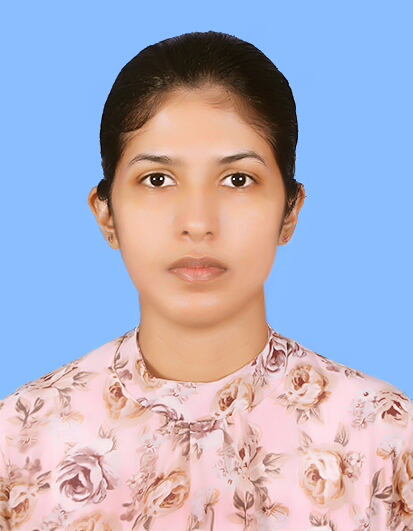
#> input picture MetaData/test2.jpg, 413 x 531 px
$ python metadata.py
#> lines starting #> are read from the running program, lines starting #| are printed output that depends on the picture; after the words box and inside, x2 and y2 are one past the last pixel; in counts of white or black regions, pixels touching at a corner belong together
import cv2
import numpy as np
from PIL import Image, ExifTags
import os

def analyze_metadata(image_path):
    """
    Analyzes EXIF metadata of an image to detect potential manipulation.

    Args:
        image_path (str): The path to the image file.

    Returns:
        dict: A dictionary containing metadata analysis findings.
    """
    metadata_findings = {
        "Software_Used": "N/A",
        "DateTime_Original": "N/A",
        "DateTime_Digitized": "N/A",
        "DateTime_Modified": "N/A",
        "Camera_Make": "N/A",
        "Camera_Model": "N/A",
        "Lens_Model": "N/A",
        "Flash_Used": "N/A",
        "Orientation": "N/A",
        "User_Comment": "N/A",
        "GPS_Info": "N/A",
        "Potential_Manipulation_Indicators": []
    }

    try:
        with Image.open(image_path) as img:
            exif_data = img._getexif()

            if exif_data:
                for tag, value in exif_data.items():
                    tag_name = ExifTags.TAGS.get(tag, tag)

                    if tag_name == 'Software':
                        metadata_findings["Software_Used"] = value
                        # Common image manipulation software signatures
                        manipulation_software_keywords = [
                            "photoshop", "gimp", "lightroom", "affinity photo", "corel paintshop",
                            "adobe illustrator", "adobe premiere", "davinci resolve", "figma",
                            "stable diffusion", "midjourney", "dall-e", "runwayml", "artbreeder"
                        ]
                        if any(keyword in value.lower() for keyword in manipulation_software_keywords):
                            indicator_message = f"Software '{value}' detected. This indicates post-processing, potentially including generative AI tools."
                            if "stable diffusion" in value.lower() or "midjourney" in value.lower() or "dall-e" in value.lower():
                                indicator_message += " (Likely AI-generated or heavily AI-processed)."
                            metadata_findings["Potential_Manipulation_Indicators"].append(indicator_message)
                    elif tag_name == 'DateTimeOriginal':
                        metadata_findings["DateTime_Original"] = value
                    elif tag_name == 'DateTimeDigitized':
                        metadata_findings["DateTime_Digitized"] = value
                    elif tag_name == 'DateTime': # DateTime is usually modification date
                        metadata_findings["DateTime_Modified"] = value
                    elif tag_name == 'Make':
                        metadata_findings["Camera_Make"] = value
                    elif tag_name == 'Model':
                        metadata_findings["Camera_Model"] = value
                    elif tag_name == 'LensModel':
                        metadata_findings["Lens_Model"] = value
                    elif tag_name == 'Flash':
                        metadata_findings["Flash_Used"] = value # Value typically indicates if flash was fired
                    elif tag_name == 'Orientation':
                        metadata_findings["Orientation"] = value
                    elif tag_name == 'UserComment' or tag_name == 'XPComment':
                        try:
                            # UserComment can be bytes, try decoding
                            metadata_findings["User_Comment"] = value.decode('utf-8')
                        except (UnicodeDecodeError, AttributeError):
                            metadata_findings["User_Comment"] = str(value) # Fallback to string representation
                        if metadata_findings["User_Comment"] and "generated" in metadata_findings["User_Comment"].lower():
                            metadata_findings["Potential_Manipulation_Indicators"].append(
                                f"User comment contains '{metadata_findings['User_Comment']}'. This might indicate synthetic generation."
                            )
                    elif tag_name == 'GPSInfo':
                        # Decode GPSInfo if available
                        gps_info = {}
                        for gps_tag, gps_value in value.items():
                            gps_tag_name = ExifTags.GPSTAGS.get(gps_tag, gps_tag)
                            gps_info[gps_tag_name] = gps_value
                        metadata_findings["GPS_Info"] = gps_info
                        if gps_info:
                            metadata_findings["Potential_Manipulation_Indicators"].append(
                                f"GPS information found: {gps_info}. Verify if this location is consistent with the image content or if it seems unusual for the image subject."
                            )

                # Check for inconsistencies and common manipulation patterns
                if metadata_findings["Software_Used"] != "N/A" and \
                   metadata_findings["Camera_Make"] == "N/A" and \
                   metadata_findings["Camera_Model"] == "N/A":
                    metadata_findings["Potential_Manipulation_Indicators"].append(
                        "Image processed by software but no camera make/model found. This could suggest the image was not directly from a camera or had its camera metadata stripped/overwritten."
                    )

                if metadata_findings["DateTime_Original"] != "N/A" and \
                   metadata_findings["DateTime_Modified"] != "N/A" and \
                   metadata_findings["DateTime_Original"] != metadata_findings["DateTime_Modified"]:
                    metadata_findings["Potential_Manipulation_Indicators"].append(
                        f"Original creation date ({metadata_findings['DateTime_Original']}) differs from last modification date ({metadata_findings['DateTime_Modified']}). This indicates the image has been modified after creation."
                    )

                if metadata_findings["Camera_Make"] == "N/A" and \
                   metadata_findings["Camera_Model"] == "N/A" and \
                   "photoshop" not in metadata_findings["Software_Used"].lower() and \
                   "gimp" not in metadata_findings["Software_Used"].lower() and \
                   "lightroom" not in metadata_findings["Software_Used"].lower() and \
                   not metadata_findings["Potential_Manipulation_Indicators"]: # Only if no other indicators are present
                    metadata_findings["Potential_Manipulation_Indicators"].append(
                        "No camera metadata and no common editing software detected. This could indicate a stripped metadata or an image generated by less common/custom tools, including some AI models."
                    )

            else:
                metadata_findings["Potential_Manipulation_Indicators"].append("No EXIF metadata found. This can sometimes indicate manipulation (e.g., metadata stripping) or that the image was generated by a system that doesn't embed standard EXIF data (common with some AI-generated images).")

    except Exception as e:
        print(f"Error reading EXIF data: {e}")
        metadata_findings["Potential_Manipulation_Indicators"].append(f"Error during metadata analysis: {e}. This might be due to a corrupted file or unusual metadata structure.")

    return metadata_findings

def detect_manipulation(image_path, output_ela_path="ela_result.jpg", output_overlay_path="manipulation_overlay.jpg", quality=90, threshold=12, kernel_size=(3, 3)):
    """
    Detects image manipulation using Error Level Analysis (ELA) and metadata analysis.

    Args:
        image_path (str): The path to the input image.
        output_ela_path (str): Path to save the ELA output image.
        output_overlay_path (str): Path to save the image with manipulation overlay.
        quality (int): JPEG quality factor for ELA compression (0-100).
        threshold (int): Threshold for ELA grayscale image to create binary mask.
        kernel_size (tuple): Kernel size for dilation operation on the ELA mask.
    """
#> called with image_path = 'test2.jpg', output_ela_path = 'output.jpg', output_overlay_path = 'manipulation_detected.jpg', quality = 90, threshold = 12, kernel_size = (5, 5)
    # --- ELA (Error Level Analysis) ---
    print("\n--- Performing Error Level Analysis (ELA) ---")
    original = cv2.imread(image_path)
#> original is the input picture: shape (531, 413, 3); mean B, G, R 196, 175.2, 176
    if original is None:
        print(f"Error: Could not read image at {image_path}")
        return

    # Normalize the original image to 0-255 range
    original_normalized = cv2.normalize(original, None, 0, 255, cv2.NORM_MINMAX)

    # Create temporary compressed image
    temp_compressed_path = "temp_compressed_ela.jpg"
    cv2.imwrite(temp_compressed_path, original_normalized, [cv2.IMWRITE_JPEG_QUALITY, quality])
    compressed = cv2.imread(temp_compressed_path)

    if compressed is None:
        print(f"Error: Could not create or read temporary compressed image at {temp_compressed_path}")
        os.remove(temp_compressed_path)
        return

    # Calculate ELA (absolute difference)
    ela_image = np.abs(original_normalized.astype(np.int16) - compressed.astype(np.int16))
    ela_image = ela_image.clip(0, 255).astype(np.uint8) # Clip values to 0-255 and convert to uint8
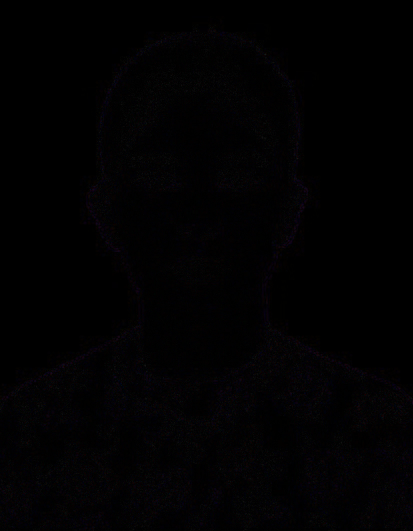
#> ela_image: shape (531, 413, 3); mean B, G, R 1.9, 1.2, 1.7

    # Convert ELA to grayscale for thresholding
    gray_ela = cv2.cvtColor(ela_image, cv2.COLOR_BGR2GRAY)
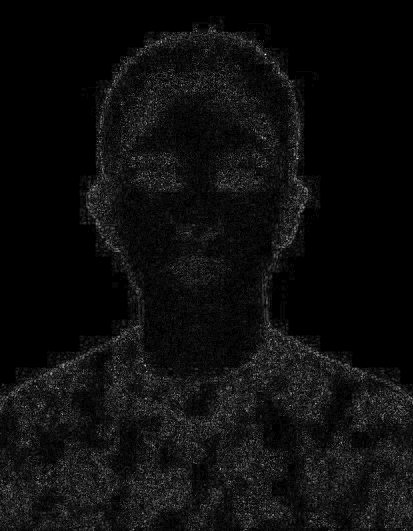
#> gray_ela: shape (531, 413); min 0, max 26, mean 1.4; drawn with min black and max white

    # Use Otsu's thresholding for adaptive thresholding
    _, mask = cv2.threshold(gray_ela, 0, 255, cv2.THRESH_BINARY + cv2.THRESH_OTSU)
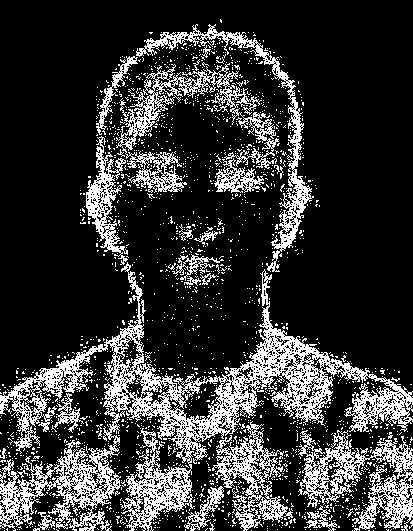
#> mask: shape (531, 413); 21.1% white in thin lines or dots

    # Dilate mask to make manipulated regions more prominent
    kernel = np.ones(kernel_size, np.uint8)
    mask = cv2.dilate(mask, kernel, iterations=1)
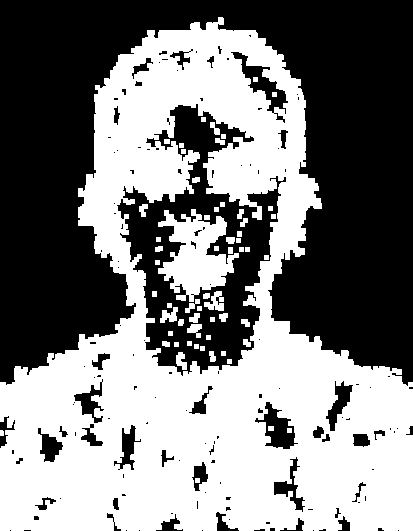
#> mask: shape (531, 413); 49.7% white; 60 white regions, largest, box (x1, y1, x2, y2) and area: (0, 17, 413, 531) 102393, (158, 209, 239, 302) 3990, (204, 291, 224, 311) 231

    # Create a red overlay for detected manipulated areas
    red_overlay = np.zeros_like(original_normalized)
    red_overlay[:, :] = (0, 0, 255)  # Red color in BGR format
    red_areas = cv2.bitwise_and(red_overlay, red_overlay, mask=mask)
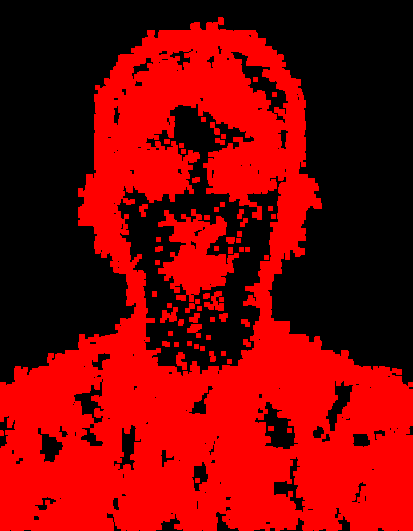
#> red_areas: shape (531, 413, 3); mean of channels 0, 1, 2 0, 0, 126.7; drawn as B, G, R
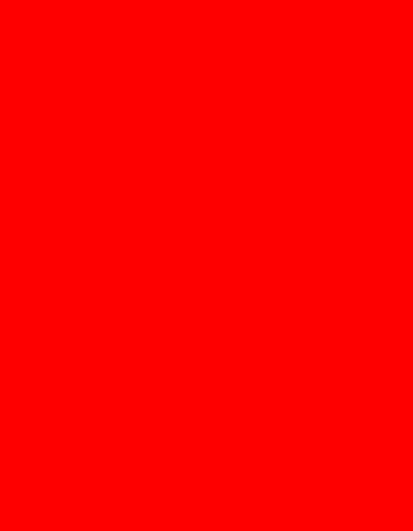
#> red_overlay: shape (531, 413, 3); mean of channels 0, 1, 2 0, 0, 255; drawn as B, G, R

    # Combine original image with the red overlay
    # Adjust alpha values for better visibility of manipulation
    result_overlay = cv2.addWeighted(original_normalized, 0.7, red_areas, 0.3, 0)
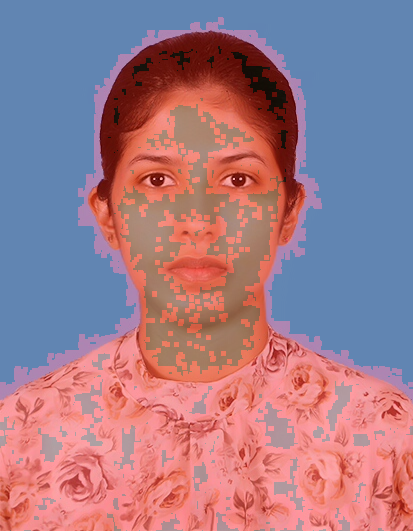
#> result_overlay: shape (531, 413, 3); mean B, G, R 137, 122.6, 161.1

    # Save ELA results
    cv2.imwrite(output_ela_path, ela_image)
    cv2.imwrite(output_overlay_path, result_overlay)

    # Clean up temporary file
    if os.path.exists(temp_compressed_path):
        os.remove(temp_compressed_path)

    print(f"ELA result saved to: {output_ela_path}")
    print(f"Manipulation overlay saved to: {output_overlay_path}")


    # --- Metadata Analysis ---
    print("\n--- Performing Metadata Analysis ---")
    metadata_results = analyze_metadata(image_path)
#> in analyze_metadata, `exif_data = img._getexif()`: exif_data = 55 items
#> the loop in analyze_metadata, `for tag, value in exif_data.items():` made 55 passes
#> (tag, value, tag_name) on passes 1 to 12: (256, 413, 'ImageWidth'), (257, 531, 'ImageLength'), (258, (8, 8, 8), 'BitsPerSample'), (262, 2, 'PhotometricInterpretation'), (296, 2, 'ResolutionUnit'), (34665, 351, 'ExifOffset'), (271, 'Canon', 'Make'), (272, 'Canon EOS 1100D', 'Model'), (305, 'Adobe Photoshop CC (Windows)', 'Software'), (274, 1, 'Orientation'), (306, '2022:10:10 19:36:11', 'DateTime'), (531, 2, 'YCbCrPositioning')
#> (tag, tag_name) on passes 16, 17, 18, 20, 25, 28: (282, 'XResolution'), (283, 'YResolution'), (36864, 'ExifVersion'), (37378, 'ApertureValue'), (37381, 'MaxApertureValue'), (37386, 'FocalLength')
#> after the loop in analyze_metadata, `for tag, value in exif_data.items():`: metadata_findings = 12 items
#> metadata_results = 12 items
    print("\nMetadata Analysis Report:")
    for key, value in metadata_results.items():
        if key == "Potential_Manipulation_Indicators":
            print(f"  {key}:")
            if value:
                for indicator in value:
                    print(f"    - {indicator}")
            else:
                print("    No strong metadata manipulation indicators found.")
        else:
            print(f"  {key}: {value}")
#> this loop made 12 passes
#> (key, value) on passes 1, 2, 3, 4, 5, 6, 8, 9, 11: ('Software_Used', 'Adobe Photoshop CC (Windows)'), ('DateTime_Original', '2021:06:23 09:28:30'), ('DateTime_Digitized', '2021:06:23 09:28:30'), ('DateTime_Modified', '2022:10:10 19:36:11'), ('Camera_Make', 'Canon'), ('Camera_Model', 'Canon EOS 1100D'), ('Flash_Used', 16), ('Orientation', 1), ('GPS_Info', 'N/A')
#|   Software_Used: Adobe Photoshop CC (Windows)
#|   DateTime_Original: 2021:06:23 09:28:30
#|   DateTime_Digitized: 2021:06:23 09:28:30
#|   DateTime_Modified: 2022:10:10 19:36:11
#|   Camera_Make: Canon
#|   Camera_Model: Canon EOS 1100D
#|   Lens_Model: 17-50mm
#|   Flash_Used: 16
#> (further printed lines are left out)

    # Display results (optional, for local testing)
    cv2.imshow("Original Image", original_normalized)
    cv2.imshow("Result", ela_image)
    cv2.imshow("Potential Manipulations Overlay", result_overlay)
    cv2.waitKey(0)
    cv2.destroyAllWindows()

# --- Usage Example ---
if __name__ == "__main__":
    image_to_analyze = "test2.jpg"

    detect_manipulation(
        image_to_analyze,
        output_ela_path="output.jpg",
        output_overlay_path="manipulation_detected.jpg",
        quality=90,
        threshold=12,
        kernel_size=(5, 5)
    )
